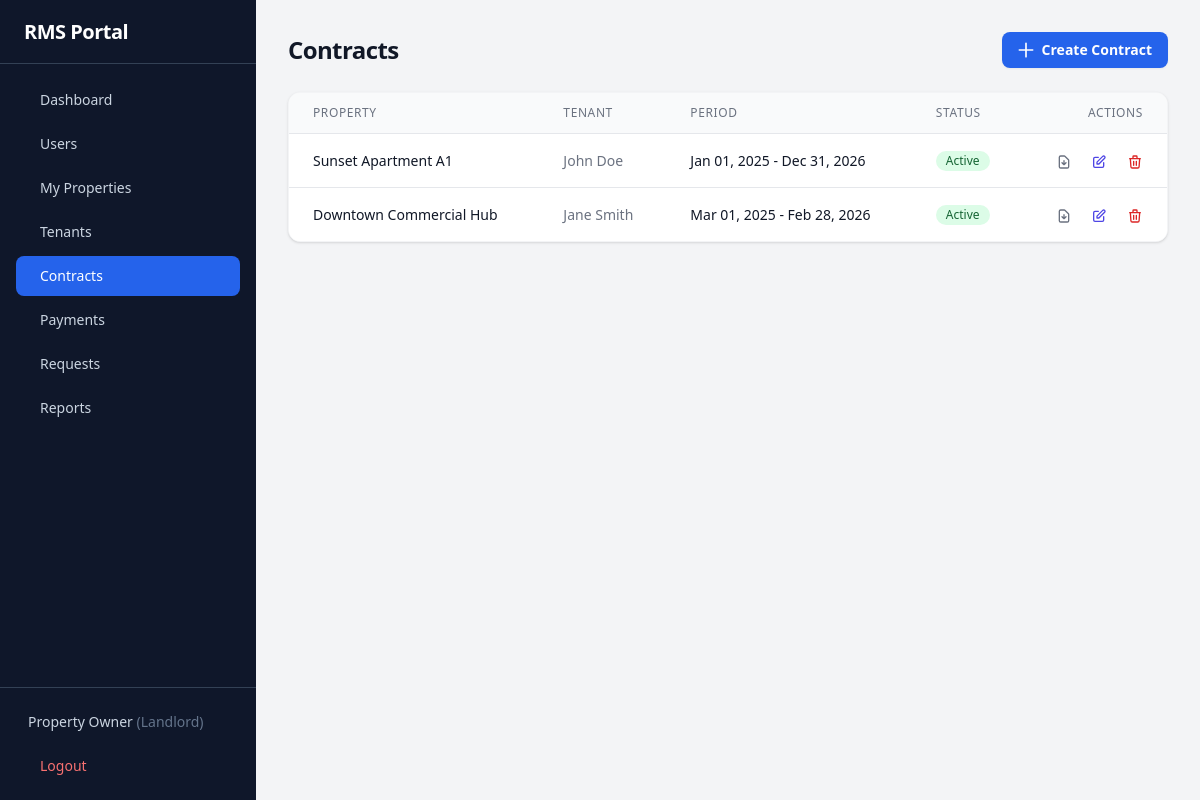
The page /contracts.php (signed in) on the database its author committed.
### tables this page shows
CREATE TABLE IF NOT EXISTS users (
    id VARCHAR(20) PRIMARY KEY,
    username VARCHAR(50) UNIQUE NOT NULL,
    password VARCHAR(255) NOT NULL,
    full_name VARCHAR(255) DEFAULT NULL,
    phone VARCHAR(50) DEFAULT NULL,
    email VARCHAR(255) DEFAULT NULL,
    nida VARCHAR(50) DEFAULT NULL,
    role ENUM('admin','tenant','landlord') NOT NULL DEFAULT 'tenant',
    approved TINYINT(1) NOT NULL DEFAULT 1,
    property_address TEXT DEFAULT NULL,
    tenant_id VARCHAR(20) DEFAULT NULL,
    created_at TIMESTAMP DEFAULT CURRENT_TIMESTAMP
);

CREATE TABLE IF NOT EXISTS contracts (
    id VARCHAR(20) PRIMARY KEY,
    property_id VARCHAR(20) NOT NULL,
    tenant_id VARCHAR(20) NOT NULL,
    start_date DATE NOT NULL,
    end_date DATE NOT NULL,
    status ENUM('active','terminated') NOT NULL DEFAULT 'active',
    created_at TIMESTAMP DEFAULT CURRENT_TIMESTAMP
);

CREATE TABLE IF NOT EXISTS properties (
    id VARCHAR(20) PRIMARY KEY,
    title VARCHAR(255) NOT NULL,
    address TEXT NOT NULL,
    rent_amount DECIMAL(12,2) NOT NULL DEFAULT 0,
    status ENUM('available','rented','maintenance') NOT NULL DEFAULT 'available',
    created_at TIMESTAMP DEFAULT CURRENT_TIMESTAMP
);

CREATE TABLE IF NOT EXISTS tenants (
    id VARCHAR(20) PRIMARY KEY,
    name VARCHAR(255) NOT NULL,
    email VARCHAR(255) NOT NULL,
    phone VARCHAR(50) NOT NULL,
    created_at TIMESTAMP DEFAULT CURRENT_TIMESTAMP
);

### config/database.php (called while the page is built, shortened)
<?php
$DB_HOST = getenv('DB_HOST') ?: 'localhost';
$DB_NAME = getenv('DB_NAME') ?: 'rms_portal';
$DB_USER = getenv('DB_USER') ?: 'root';
$DB_PASS = getenv('DB_PASS') ?: '';
try {
    $pdo = new PDO("mysql:host=$DB_HOST;dbname=$DB_NAME;charset=utf8mb4", $DB_USER, $DB_PASS, [
        PDO::ATTR_ERRMODE => PDO::ERRMODE_EXCEPTION,
        PDO::ATTR_DEFAULT_FETCH_MODE => PDO::FETCH_ASSOC,
        PDO::ATTR_EMULATE_PREPARES => false,
    ]);
} catch (PDOException $e) {
    die("Database connection failed: " . $e->getMessage());
}
function db(): PDO {
    global $pdo;
    return $pdo;
}

### includes/auth.php (called while the page is built, shortened)
<?php
require_once __DIR__ . '/../config/database.php';
function isLoggedIn(): bool {
    return isset($_SESSION['user_id']);
}
function getCurrentUser(): ?array {
    $stmt = db()->prepare("SELECT id, username, full_name, phone, email, nida, role, approved, property_address, tenant_id FROM users WHERE id = ?");
    $stmt->execute([$_SESSION['user_id']]);
    return $stmt->fetch() ?: null;
}

### contracts.php (the view, shortened to what this page needs)
<?php
require_once __DIR__ . '/config/database.php';
require_once __DIR__ . '/includes/auth.php';
require_once __DIR__ . '/includes/helpers.php';
$contracts = db()->query("SELECT * FROM contracts ORDER BY created_at DESC")->fetchAll();
$properties = db()->query("SELECT * FROM properties ORDER BY title")->fetchAll();
$tenants = db()->query("SELECT * FROM tenants ORDER BY name")->fetchAll();
$prop_map = [];
foreach ($properties as $p) $prop_map[$p['id']] = $p;
$tenant_map = [];
foreach ($tenants as $t) $tenant_map[$t['id']] = $t;
?>
<div class="space-y-6">
    <div class="sm:flex sm:items-center justify-between">
        <h1 class="text-2xl font-bold tracking-tight text-gray-900">Contracts</h1>
        <div class="mt-4 sm:ml-16 sm:mt-0 sm:flex-none">
            <a href="?action=add" class="flex items-center justify-center rounded-lg bg-blue-600 px-4 py-2 text-sm font-semibold text-white shadow-sm hover:bg-blue-500">
                <svg class="-ml-0.5 mr-1.5 h-5 w-5" fill="none" stroke="currentColor" viewBox="0 0 24 24"><path stroke-linecap="round" stroke-linejoin="round" stroke-width="2" d="M12 4v16m8-8H4"/></svg>
                Create Contract
            </a>
        </div>
    </div>
    <div class="bg-white rounded-xl shadow border border-gray-100 overflow-hidden">
        <div class="overflow-x-auto">
            <table class="min-w-full divide-y divide-gray-200">
                <thead class="bg-gray-50">
                    <tr>
                        <th class="px-6 py-3 text-left text-xs font-medium text-gray-500 uppercase tracking-wider">Property</th>
                        <th class="px-6 py-3 text-left text-xs font-medium text-gray-500 uppercase tracking-wider">Tenant</th>
                        <th class="px-6 py-3 text-left text-xs font-medium text-gray-500 uppercase tracking-wider">Period</th>
                        <th class="px-6 py-3 text-left text-xs font-medium text-gray-500 uppercase tracking-wider">Status</th>
                        <th class="px-6 py-3 text-right text-xs font-medium text-gray-500 uppercase tracking-wider">Actions</th>
                    </tr>
                </thead>
                <tbody class="divide-y divide-gray-200 bg-white">
                    <?php foreach ($contracts as $c):
                        $p = $prop_map[$c['property_id']] ?? null;
                        $t = $tenant_map[$c['tenant_id']] ?? null;
                    ?>
                    <tr class="hover:bg-gray-50">
                        <td class="whitespace-nowrap px-6 py-4 text-sm font-medium text-gray-900"><?= hsc($p['title'] ?? 'Unknown Property') ?></td>
                        <td class="whitespace-nowrap px-6 py-4 text-sm text-gray-500"><?= hsc($t['name'] ?? 'Unknown Tenant') ?></td>
                        <td class="whitespace-nowrap px-6 py-4 text-sm text-gray-900">
                            <?= date('M d, Y', strtotime($c['start_date'])) ?> - <?= date('M d, Y', strtotime($c['end_date'])) ?>
                        </td>
                        <td class="whitespace-nowrap px-6 py-4 text-sm"><?= statusBadge($c['status']) ?></td>
                        <td class="whitespace-nowrap px-6 py-4 text-right text-sm font-medium">
                            <a href="pdf_generate.php?contract_id=<?= $c['id'] ?>" class="text-gray-500 hover:text-[#7B5CFA] mr-4" title="Download PDF">
                                <svg class="w-4 h-4 inline" fill="none" stroke="currentColor" viewBox="0 0 24 24"><path stroke-linecap="round" stroke-linejoin="round" stroke-width="2" d="M12 10v6m0 0l-3-3m3 3l3-3m2 8H7a2 2 0 01-2-2V5a2 2 0 012-2h5.586a1 1 0 01.707.293l5.414 5.414a1 1 0 01.293.707V19a2 2 0 01-2 2z"/></svg>
                            </a>
                            <a href="?edit=<?= $c['id'] ?>" class="text-indigo-600 hover:text-indigo-900 mr-4">
                                <svg class="w-4 h-4 inline" fill="none" stroke="currentColor" viewBox="0 0 24 24"><path stroke-linecap="round" stroke-linejoin="round" stroke-width="2" d="M11 5H6a2 2 0 00-2 2v11a2 2 0 002 2h11a2 2 0 002-2v-5m-1.414-9.414a2 2 0 112.828 2.828L11.828 15H9v-2.828l8.586-8.586z"/></svg>
                            </a>
                            <a href="?delete=<?= $c['id'] ?>" onclick="return confirm('Are you sure you want to delete this contract?')" class="text-red-600 hover:text-red-900">
                                <svg class="w-4 h-4 inline" fill="none" stroke="currentColor" viewBox="0 0 24 24"><path stroke-linecap="round" stroke-linejoin="round" stroke-width="2" d="M19 7l-.867 12.142A2 2 0 0116.138 21H7.862a2 2 0 01-1.995-1.858L5 7m5 4v6m4-6v6m1-10V4a1 1 0 00-1-1h-4a1 1 0 00-1 1v3M4 7h16"/></svg>
                            </a>
                        </td>
                    </tr>
                    <?php endforeach; ?>
                </tbody>
            </table>
        </div>
    </div>
</div>
<?php
$content = ob_get_clean();
require __DIR__ . '/includes/layout.php';

### includes/helpers.php (shortened to what this page needs)
<?php
function statusBadge(string $status): string {
    $classes = [
        'available' => 'bg-green-100 text-green-800',
        'rented' => 'bg-blue-100 text-blue-800',
        'maintenance' => 'bg-yellow-100 text-yellow-800',
        'active' => 'bg-green-100 text-green-800',
        'terminated' => 'bg-red-100 text-red-800',
        'completed' => 'bg-green-100 text-green-800',
        'pending' => 'bg-yellow-100 text-yellow-800',
        'approved' => 'bg-green-100 text-green-800',
        'resolved' => 'bg-green-100 text-green-800',
        'rejected' => 'bg-red-100 text-red-800',
    ];
    $class = $classes[$status] ?? 'bg-gray-100 text-gray-800';
    return "<span class=\"inline-flex rounded-full px-2.5 py-0.5 text-xs font-medium capitalize {$class}\">{$status}</span>";
}
function hsc($str): string {
    return htmlspecialchars($str ?? '', ENT_QUOTES, 'UTF-8');
}

### includes/layout.php (shortened to what this page needs)
<?php
require_once __DIR__ . '/auth.php';
require_once __DIR__ . '/helpers.php';
$user = getCurrentUser();
$current_page = basename($_SERVER['PHP_SELF'], '.php') ?: 'index';
$current_action = $_GET['action'] ?? '';
$admin_links = [
    ['name' => 'Dashboard', 'path' => 'index.php', 'icon' => 'dashboard'],
    ['name' => 'Users', 'path' => 'users.php', 'icon' => 'users'],
];
$landlord_links = [
    ['name' => 'Dashboard', 'path' => 'index.php', 'icon' => 'dashboard'],
    ['name' => 'Users', 'path' => 'users.php', 'icon' => 'users'],
    ['name' => 'My Properties', 'path' => 'properties.php', 'icon' => 'building'],
    ['name' => 'Tenants', 'path' => 'tenants.php', 'icon' => 'users'],
    ['name' => 'Contracts', 'path' => 'contracts.php', 'icon' => 'file-text'],
    ['name' => 'Payments', 'path' => 'payments.php', 'icon' => 'credit-card'],
    ['name' => 'Requests', 'path' => 'requests.php', 'icon' => 'message-square'],
    ['name' => 'Reports', 'path' => 'reports.php', 'icon' => 'bar-chart'],
];
$tenant_links = [
    ['name' => 'My Dashboard', 'path' => 'index.php', 'icon' => 'dashboard', 'action' => ''],
    ['name' => 'Pay Rent (Control No.)', 'path' => 'index.php?action=generate_control_number', 'icon' => 'credit-card', 'action' => 'generate_control_number'],
    ['name' => 'Renew Contract', 'path' => 'index.php?action=extension', 'icon' => 'file-text', 'action' => 'extension'],
    ['name' => 'Report Issue (Repair)', 'path' => 'index.php?action=maintenance', 'icon' => 'wrench', 'action' => 'maintenance'],
    ['name' => 'Notice to Vacate', 'path' => 'index.php?action=move_out', 'icon' => 'file-output', 'action' => 'move_out'],
];
if ($user['role'] === 'admin') {
    $links = $admin_links;
} elseif ($user['role'] === 'landlord') {
    $links = $landlord_links;
} else {
    $links = $tenant_links;
}
?>
<!DOCTYPE html>
<html lang="en">
<head>
    <script src="https://cdn.tailwindcss.com"></script>
</head>
<body class="bg-gray-100">
<div class="min-h-screen flex" x-data="{ sidebarOpen: false }">
    <aside class="fixed lg:static inset-y-0 left-0 z-30 w-64 bg-slate-900 transform transition-transform duration-200 ease-in-out -translate-x-full lg:translate-x-0 flex flex-col"
           x-bind:class="sidebarOpen ? 'translate-x-0' : '-translate-x-full lg:translate-x-0'">
        <div class="h-16 flex items-center justify-between px-6 border-b border-slate-700">
            <h1 class="text-xl font-bold text-white tracking-tight">RMS Portal</h1>
        </div>
        <nav class="flex-1 px-4 py-4 space-y-1 overflow-y-auto">
            <?php foreach ($links as $link):
                $is_active = false;
                if (isset($link['action'])) {
                    $is_active = $current_page === 'index' && $current_action === $link['action'];
                    if ($link['action'] === '') {
                        $is_active = $current_page === 'index' && $current_action === '';
                    }
                } else {
                    $is_active = $current_page === basename($link['path'], '.php');
                }
            ?>
            <a href="<?= $link['path'] ?>"
               class="flex items-center px-3 py-2.5 text-sm font-medium rounded-lg transition-colors <?= $is_active ? 'bg-blue-600 text-white' : 'text-slate-300 hover:bg-slate-800 hover:text-white' ?>">
                <?= $link['name'] ?>
            </a>
            <?php endforeach; ?>
        </nav>
        <div class="p-4 border-t border-slate-700">
            <div class="flex items-center px-3 py-2 text-sm text-slate-300">
                <span class="truncate flex-1"><?= hsc($user['full_name'] ?: $user['username']) ?> <span class="text-slate-500 capitalize">(<?= $user['role'] ?>)</span></span>
            </div>
            <a href="logout.php"
               class="mt-2 w-full flex items-center px-3 py-2 text-sm font-medium text-red-400 rounded-lg hover:bg-slate-800 transition-colors">
                Logout
            </a>
        </div>
    </aside>
    <main class="flex-1 flex flex-col min-w-0">
        <div class="flex-1 overflow-y-auto p-4 sm:p-6 lg:p-8">
            <div class="max-w-7xl mx-auto">
                <?= $content ?? '' ?>
            </div>
        </div>
    </main>
</div>
</body>
</html>

### rows shown on the page
users: full_name "Property Owner", role "Landlord"
contracts: property.title "Sunset Apartment A1", tenant.name "John Doe", start_date "Jan 01, 2025", end_date "Dec 31, 2026", status "Active"
contracts: property.title "Downtown Commercial Hub", tenant.name "Jane Smith", start_date "Mar 01, 2025", end_date "Feb 28, 2026", status "Active"

### other values the page prints
$link['name'] "Dashboard"
$link['name'] "Users"
$link['name'] "My Properties"
$link['name'] "Tenants"
$link['name'] "Contracts"
$link['name'] "Payments"
$link['name'] "Requests"
$link['name'] "Reports"
